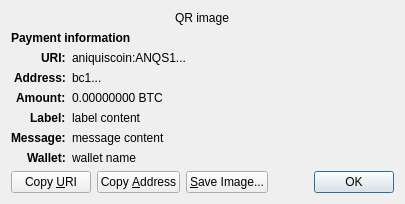
<?xml version="1.0" encoding="UTF-8"?>
<ui version="4.0">
 <class>ReceiveRequestDialog</class>
 <widget class="QDialog" name="ReceiveRequestDialog">
  <property name="geometry">
   <rect>
    <x>0</x>
    <y>0</y>
    <width>413</width>
    <height>229</height>
   </rect>
  </property>
  <property name="windowTitle">
   <string>Request payment to ...</string>
  </property>
  <layout class="QGridLayout" name="gridLayout" columnstretch="0,1">
   <property name="sizeConstraint">
    <enum>QLayout::SetFixedSize</enum>
   </property>
   <item row="0" column="0" colspan="2" alignment="Qt::AlignHCenter">
    <widget class="QRImageWidget" name="qr_code">
     <property name="text">
      <string notr="true">QR image</string>
     </property>
     <property name="textInteractionFlags">
      <set>Qt::NoTextInteraction</set>
     </property>
    </widget>
   </item>
   <item row="1" column="0" colspan="2">
    <widget class="QLabel" name="payment_header">
     <property name="font">
      <font>
       <weight>75</weight>
       <bold>true</bold>
      </font>
     </property>
     <property name="text">
      <string>Payment information</string>
     </property>
     <property name="textInteractionFlags">
      <set>Qt::NoTextInteraction</set>
     </property>
    </widget>
   </item>
   <item row="2" column="0" alignment="Qt::AlignRight|Qt::AlignTop">
    <widget class="QLabel" name="uri_tag">
     <property name="font">
      <font>
       <weight>75</weight>
       <bold>true</bold>
      </font>
     </property>
     <property name="text">
      <string notr="true">URI:</string>
     </property>
     <property name="textFormat">
      <enum>Qt::PlainText</enum>
     </property>
     <property name="textInteractionFlags">
      <set>Qt::NoTextInteraction</set>
     </property>
    </widget>
   </item>
   <item row="2" column="1" alignment="Qt::AlignTop">
    <widget class="QLabel" name="uri_content">
     <property name="text">
      <string notr="true">aniquiscoin:ANQS1...</string>
     </property>
     <property name="textFormat">
      <enum>Qt::RichText</enum>
     </property>
     <property name="wordWrap">
      <bool>true</bool>
     </property>
     <property name="textInteractionFlags">
      <set>Qt::TextSelectableByMouse</set>
     </property>
    </widget>
   </item>
   <item row="3" column="0" alignment="Qt::AlignRight|Qt::AlignTop">
    <widget class="QLabel" name="address_tag">
     <property name="font">
      <font>
       <weight>75</weight>
       <bold>true</bold>
      </font>
     </property>
     <property name="text">
      <string>Address:</string>
     </property>
     <property name="textInteractionFlags">
      <set>Qt::NoTextInteraction</set>
     </property>
    </widget>
   </item>
   <item row="3" column="1" alignment="Qt::AlignTop">
    <widget class="QLabel" name="address_content">
     <property name="text">
      <string notr="true">bc1...</string>
     </property>
     <property name="textFormat">
      <enum>Qt::PlainText</enum>
     </property>
     <property name="textInteractionFlags">
      <set>Qt::TextSelectableByMouse</set>
     </property>
    </widget>
   </item>
   <item row="4" column="0" alignment="Qt::AlignRight|Qt::AlignTop">
    <widget class="QLabel" name="amount_tag">
     <property name="font">
      <font>
       <weight>75</weight>
       <bold>true</bold>
      </font>
     </property>
     <property name="text">
      <string>Amount:</string>
     </property>
     <property name="textInteractionFlags">
      <set>Qt::NoTextInteraction</set>
     </property>
    </widget>
   </item>
   <item row="4" column="1" alignment="Qt::AlignTop">
    <widget class="QLabel" name="amount_content">
     <property name="text">
      <string notr="true">0.00000000 BTC</string>
     </property>
     <property name="textFormat">
      <enum>Qt::PlainText</enum>
     </property>
     <property name="textInteractionFlags">
      <set>Qt::TextSelectableByMouse</set>
     </property>
    </widget>
   </item>
   <item row="5" column="0" alignment="Qt::AlignRight|Qt::AlignTop">
    <widget class="QLabel" name="label_tag">
     <property name="font">
      <font>
       <weight>75</weight>
       <bold>true</bold>
      </font>
     </property>
     <property name="text">
      <string>Label:</string>
     </property>
     <property name="textInteractionFlags">
      <set>Qt::NoTextInteraction</set>
     </property>
    </widget>
   </item>
   <item row="5" column="1" alignment="Qt::AlignTop">
    <widget class="QLabel" name="label_content">
     <property name="text">
      <string notr="true">label content</string>
     </property>
     <property name="textFormat">
      <enum>Qt::PlainText</enum>
     </property>
     <property name="wordWrap">
      <bool>true</bool>
     </property>
     <property name="textInteractionFlags">
      <set>Qt::TextSelectableByMouse</set>
     </property>
    </widget>
   </item>
   <item row="6" column="0" alignment="Qt::AlignRight|Qt::AlignTop">
    <widget class="QLabel" name="message_tag">
     <property name="font">
      <font>
       <weight>75</weight>
       <bold>true</bold>
      </font>
     </property>
     <property name="text">
      <string>Message:</string>
     </property>
     <property name="textInteractionFlags">
      <set>Qt::NoTextInteraction</set>
     </property>
    </widget>
   </item>
   <item row="6" column="1" alignment="Qt::AlignTop">
    <widget class="QLabel" name="message_content">
     <property name="text">
      <string notr="true">message content</string>
     </property>
     <property name="textFormat">
      <enum>Qt::PlainText</enum>
     </property>
     <property name="wordWrap">
      <bool>true</bool>
     </property>
     <property name="textInteractionFlags">
      <set>Qt::TextSelectableByMouse</set>
     </property>
    </widget>
   </item>
   <item row="7" column="0" alignment="Qt::AlignRight|Qt::AlignTop">
    <widget class="QLabel" name="wallet_tag">
     <property name="font">
      <font>
       <weight>75</weight>
       <bold>true</bold>
      </font>
     </property>
     <property name="text">
      <string>Wallet:</string>
     </property>
     <property name="textInteractionFlags">
      <set>Qt::NoTextInteraction</set>
     </property>
    </widget>
   </item>
   <item row="7" column="1" alignment="Qt::AlignTop">
    <widget class="QLabel" name="wallet_content">
     <property name="text">
      <string notr="true">wallet name</string>
     </property>
     <property name="textFormat">
      <enum>Qt::PlainText</enum>
     </property>
     <property name="wordWrap">
      <bool>true</bool>
     </property>
     <property name="textInteractionFlags">
      <set>Qt::TextSelectableByMouse</set>
     </property>
    </widget>
   </item>
   <item row="8" column="0" colspan="2">
    <layout class="QHBoxLayout" name="horizontalLayout">
     <item>
      <widget class="QPushButton" name="btnCopyURI">
       <property name="text">
        <string>Copy &amp;URI</string>
       </property>
       <property name="autoDefault">
        <bool>false</bool>
       </property>
      </widget>
     </item>
     <item>
      <widget class="QPushButton" name="btnCopyAddress">
       <property name="text">
        <string>Copy &amp;Address</string>
       </property>
       <property name="autoDefault">
        <bool>false</bool>
       </property>
      </widget>
     </item>
     <item>
      <widget class="QPushButton" name="btnSaveAs">
       <property name="text">
        <string>&amp;Save Image...</string>
       </property>
       <property name="autoDefault">
        <bool>false</bool>
       </property>
      </widget>
     </item>
     <item>
      <spacer name="horizontalSpacer_2">
       <property name="orientation">
        <enum>Qt::Horizontal</enum>
       </property>
       <property name="sizeHint" stdset="0">
        <size>
         <width>40</width>
         <height>20</height>
        </size>
       </property>
      </spacer>
     </item>
     <item>
      <widget class="QDialogButtonBox" name="buttonBox">
       <property name="focusPolicy">
        <enum>Qt::StrongFocus</enum>
       </property>
       <property name="standardButtons">
        <set>QDialogButtonBox::Ok</set>
       </property>
      </widget>
     </item>
    </layout>
   </item>
  </layout>
 </widget>
 <customwidgets>
  <customwidget>
   <class>QRImageWidget</class>
   <extends>QLabel</extends>
   <header>qt/qrimagewidget.h</header>
  </customwidget>
 </customwidgets>
 <tabstops>
  <tabstop>buttonBox</tabstop>
  <tabstop>btnCopyURI</tabstop>
  <tabstop>btnCopyAddress</tabstop>
  <tabstop>btnSaveAs</tabstop>
 </tabstops>
 <resources/>
 <connections>
  <connection>
   <sender>buttonBox</sender>
   <signal>accepted()</signal>
   <receiver>ReceiveRequestDialog</receiver>
   <slot>accept()</slot>
   <hints>
    <hint type="sourcelabel">
     <x>135</x>
     <y>230</y>
    </hint>
    <hint type="destinationlabel">
     <x>135</x>
     <y>126</y>
    </hint>
   </hints>
  </connection>
 </connections>
</ui>
